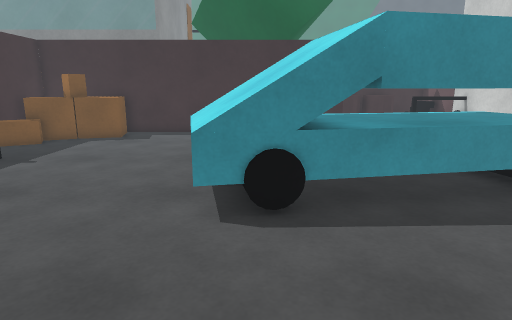
View 1 (above)

22 first-person views from a walk through a 3-D level made in the Unity game engine. The camera is 1.2 m above the floor, tilts 12° down and sees 75° across. The floor is counted in squares, 0.5 m on a side. Each view is taken from the middle of a square. On the plan, view 1 faces up. The plan holds only what a view shows up to about 20 squares ahead; the rest is blank. The place goes on beyond the plan. The player is left out. Some animated figures are not drawn. Surface patterns are stand-ins for the level's own textures.

View 2
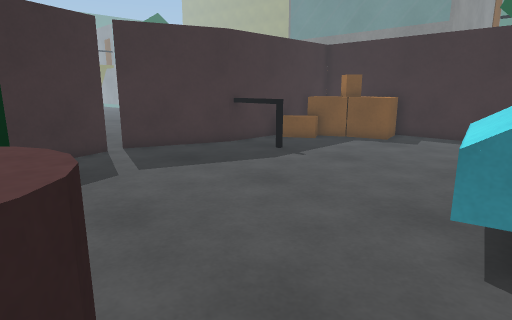

View 3
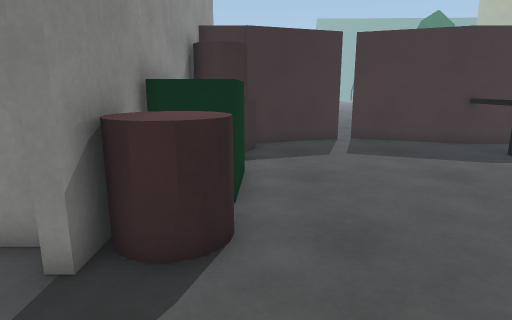

View 4
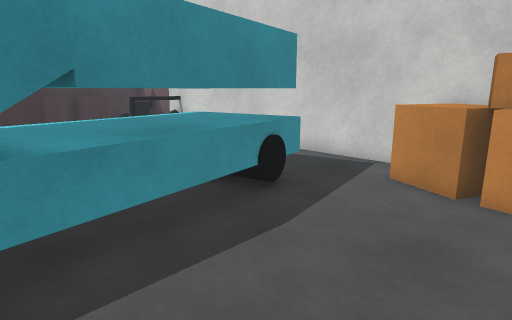

View 5
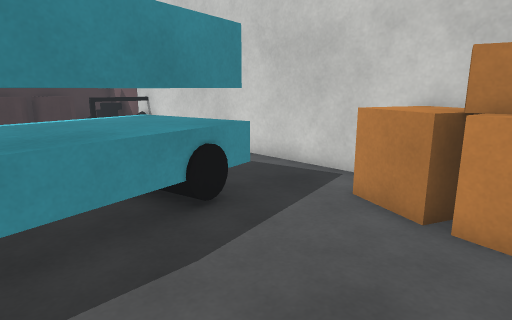

View 6
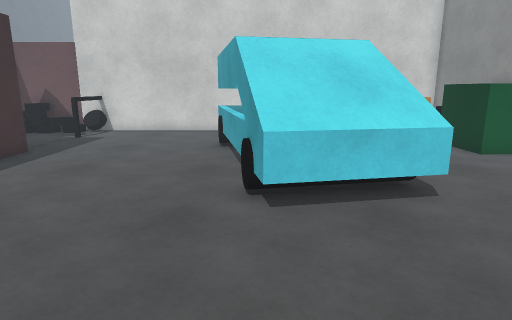

View 7
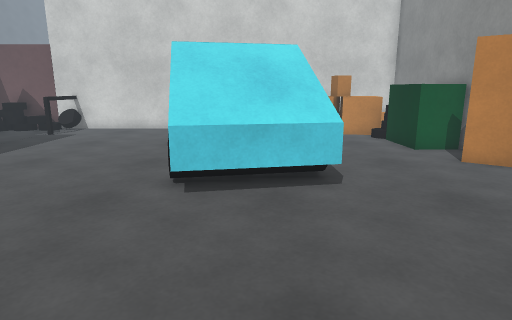

View 8
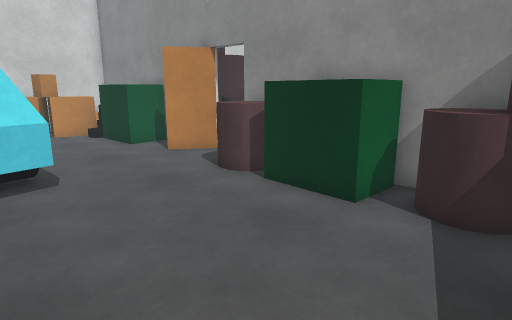

View 9
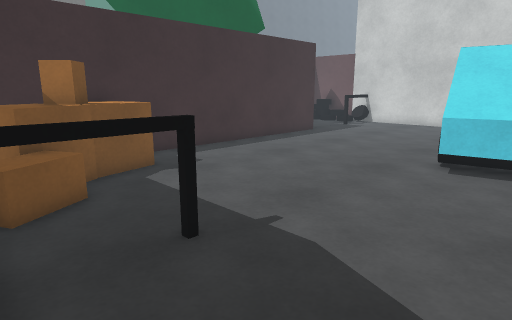

View 10
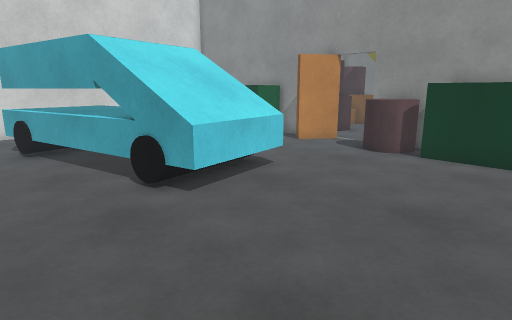

View 11
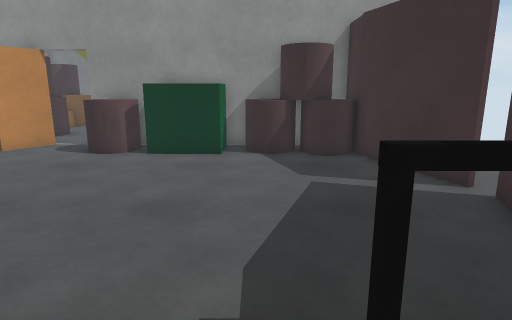

View 12
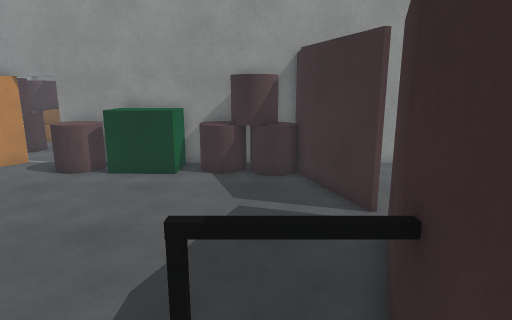

View 13
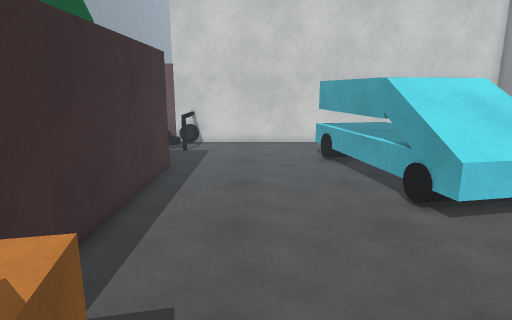

View 14
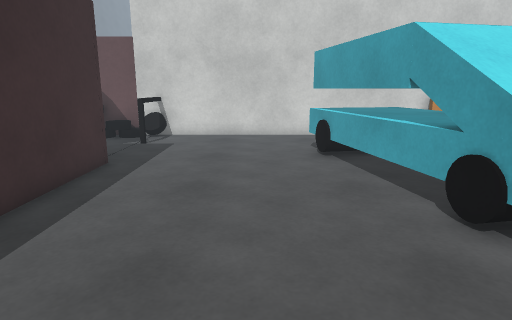

View 15
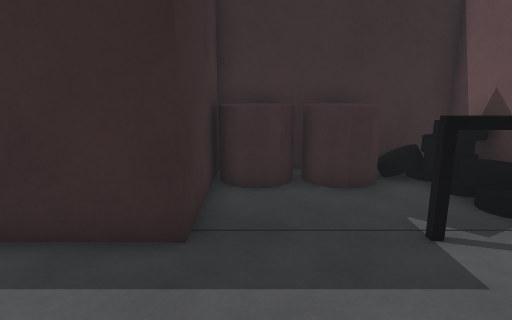

View 16
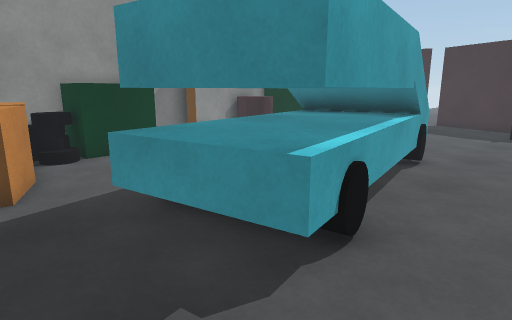

View 17
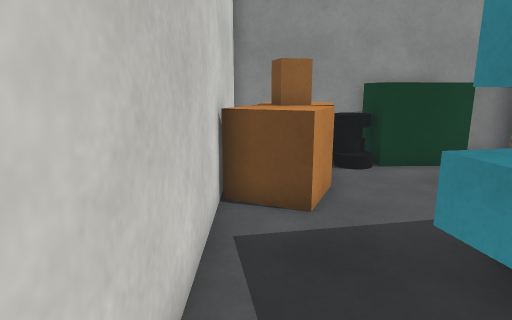

View 18
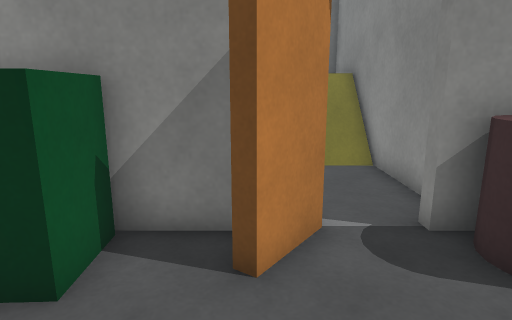

View 19
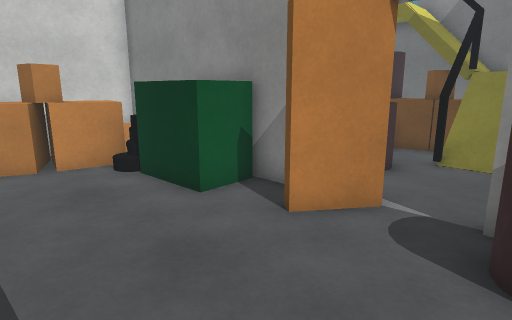

View 20
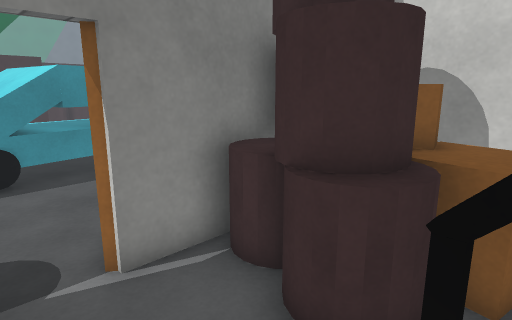

View 21
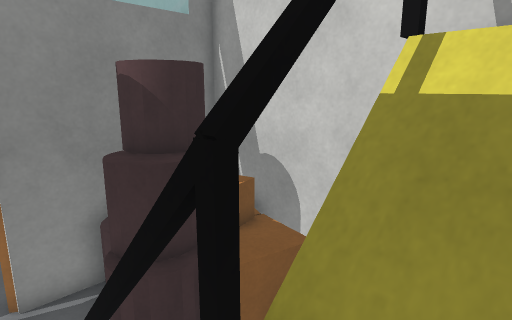

View 22
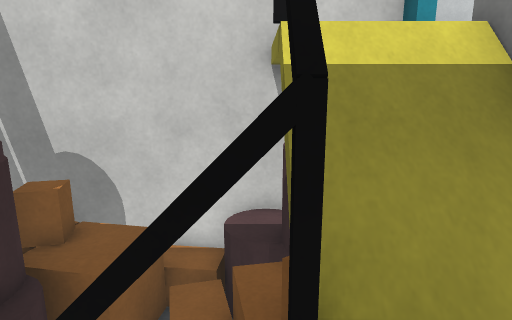

### Floor plan
Key: @ floor where view 1 was taken; # wall or solid block; . main floor; : floor 0.25 m higher than the main floor; + floor 1.5 m higher than the main floor; / step, stairs or slope; = window, fence, low wall or low ledge; v drop or lower ground; C car; B block; Y cylinder; T tire; O other object.
Columns run from 13 left of view 1 to 12 right of it. Each row starts with its distance up from view 1.
 24                   ########
 23                   #YYYY: #
 22                   #YYYYT #
 21                   #.....O#
 20                   #..... #
 19  ##################...##T#
 18  #.O OO..................#
 17  #OOOOO..................#
 16  #OOO....................#
 15  # /.....................#
 14  #/......................#
 13  #.......................#
 12  #===..............CCC...#
 11  #===..........CCCCCCC...#
 10 ##.........CCCCCCCCCCC...#
  9 #..........CCCCCCCCCCC...#
  8 #..........CCCCCCCCCCCC..#
  7 #...........CCCCCCCCC....#
  6 #...........CCC........O.#
  5 #......................OO#
  4 #.....................OOO#
  3 ##....................OOO#
  2  #YYYY.BBB.Y......BBB/OOO#
  1  #YYYYBBBBYYY..#.BB TTv  #
  0  #YYYYBBBBYYY@###BBBB#####
 -1  ############.#########
 -2            #....YY O#
 -3            #...YY YO#
 -4            #...YYYOO#
 -5            #... YYO #
 -6            #//# .OO.#
 -7            #//# .  Y#
 -8            #//#OvOYY#
 -9            #  +///  #
-10            # ++///  #
-11            #     #  #
-12            #  ###   #

Positions as (right, up) in squares from view 1, and headings:
1: (0, 0), facing up
2: (0, 1), facing up-left
3: (3, 2), facing left
4: (1, 2), facing up-right
5: (3, 2), facing up-right
6: (-8, 10), facing right
7: (-9, 8), facing right
8: (-10, 8), facing down-right
9: (-12, 7), facing up-right
10: (-8, 14), facing down-right
11: (-8, 14), facing down
12: (-10, 15), facing down
13: (-10, 15), facing right
14: (-6, 14), facing right
15: (6, 14), facing up
16: (11, 14), facing down-left
17: (11, 12), facing down
18: (2, 5), facing down
19: (-2, 6), facing down-right
20: (-1, -6), facing up-right
21: (0, -10), facing up-right
22: (-1, -8), facing right
